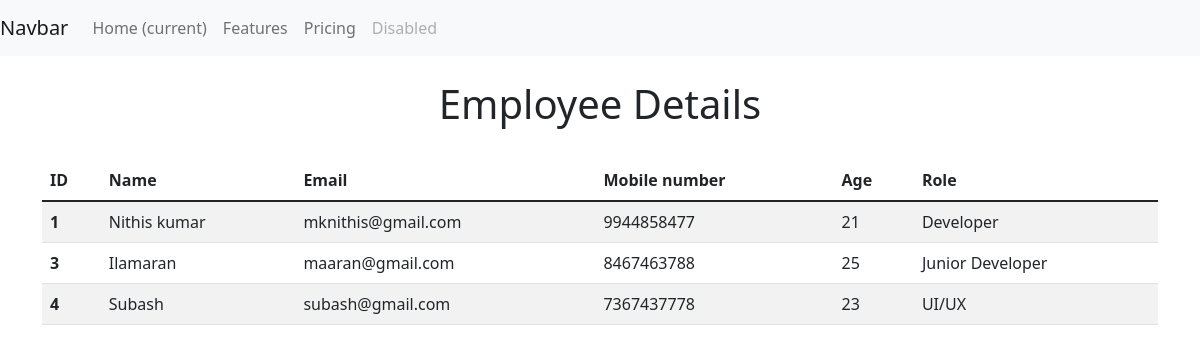
The page / on the database its author committed.
### app/models.py (models this page shows)
class Details(models.Model):
    Name_Details= models.CharField(max_length=50)
    Mail_Details = models.CharField(max_length=20)
    Mobile_Details = models.CharField(max_length=10,null=True)
    Age_Details=models.IntegerField(null=True)
    Job_Details = models.CharField(max_length=30)

### app/views.py (the view)
# urls.py: 2. Add a URL to urlpatterns:  path('', views.home, name='home')
def views(request):
    obj= Details.objects.all()
    return render(request,'views.html',{'data':obj})

### templates/views.html (shortened to what this page needs)
<!DOCTYPE html>
<html lang="en">
  {% load crispy_forms_tags %}
<head>
    <link href="https://cdn.jsdelivr.net/npm/bootstrap@5.1.2/dist/css/bootstrap.min.css" rel="stylesheet">
</head>
<body>
    <nav class="navbar navbar-expand-lg navbar-light bg-light">
        <a class="navbar-brand" href="#">Navbar</a>
        <div class="collapse navbar-collapse" id="navbarNav">
          <ul class="navbar-nav">
            <li class="nav-item active">
              <a class="nav-link" href="#">Home <span class="sr-only">(current)</span></a>
            </li>
            <li class="nav-item">
              <a class="nav-link" href="#">Features</a>
            </li>
            <li class="nav-item">
              <a class="nav-link" href="#">Pricing</a>
            </li>
            <li class="nav-item">
              <a class="nav-link disabled" href="#">Disabled</a>
            </li>
          </ul>
        </div>
      </nav>
      <br>
<center><h1>Employee Details</h1></center>
<div class="container">
    <table class="table table-striped">
        <thead>
          <tr>
            <th scope="col">ID</th>
            <th scope="col">Name</th>
            <th scope="col">Email</th>
            <th scope="col">Mobile number</th>
            <th scope="col">Age</th>
            <th scope="col">Role</th>
          </tr>
        </thead>
        <tbody>
            {% for emp in data %}
          <tr>
            <th scope="row">{{emp.id}}</th>
            <td>{{emp.Name_Details}}</td>
            <td>{{emp.Mail_Details}}</td>
            <td>{{emp.Mobile_Details}}</td>
            <td>{{emp.Age_Details}}</td>
            <td>{{emp.Job_Details}}</td>
          </tr>
         {% endfor %}
        </tbody>
      </table>
</div>
</body>
</html>

### rows shown on the page
Details: id "1", Name_Details "Nithis kumar", Mail_Details "mknithis@gmail.com", Mobile_Details "9944858477", Age_Details "21", Job_Details "Developer"
Details: id "3", Name_Details "Ilamaran", Mail_Details "maaran@gmail.com", Mobile_Details "8467463788", Age_Details "25", Job_Details "Junior Developer"
Details: id "4", Name_Details "Subash", Mail_Details "subash@gmail.com", Mobile_Details "7367437778", Age_Details "23", Job_Details "UI/UX"
